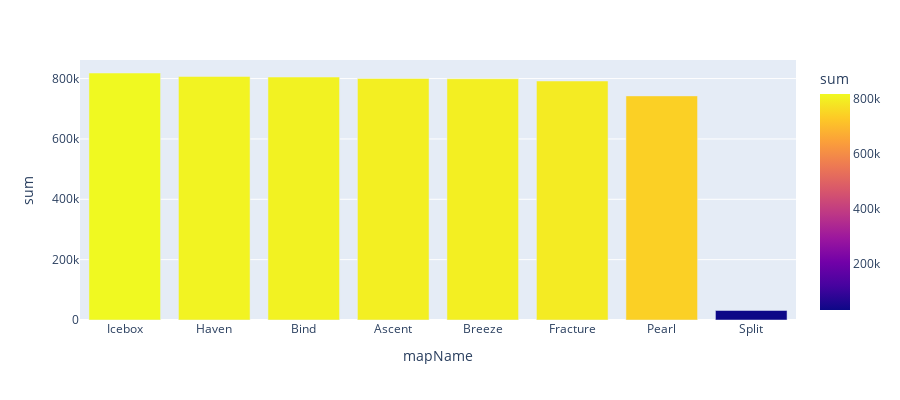

Notebook cell for this chart:
### Code cell
fig = px.bar(maps_kills, x='mapName', y='sum',
             hover_data=['sum', 'sum'], color='sum',
             labels={'pop':'population of Canada'}, height=400)
fig.show()

### Figure 1 — Plotly figure (JSON) as saved in the notebook; plotly's stock layout.template omitted (floating-point values rounded to 4 significant figures)
{"data": [{"alignmentgroup": "True", "hovertemplate": "mapName=%{x}<br>sum=%{marker.color}<extra></extra>", "legendgroup": "", "marker": {"color": [818497, 807034, 805162, 800336, 799460, 791967, 742685, 31502], "coloraxis": "coloraxis", "pattern": {"shape": ""}}, "name": "", "offsetgroup": "", "orientation": "v", "showlegend": false, "textposition": "auto", "type": "bar", "x": ["Icebox", "Haven", "Bind", "Ascent", "Breeze", "Fracture", "Pearl", "Split"], "xaxis": "x", "y": [818497, 807034, 805162, 800336, 799460, 791967, 742685, 31502], "yaxis": "y"}], "layout": {"barmode": "relative", "coloraxis": {"colorbar": {"title": {"text": "sum"}}, "colorscale": [[0, "#0d0887"], [0.1111, "#46039f"], [0.2222, "#7201a8"], [0.3333, "#9c179e"], [0.4444, "#bd3786"], [0.5556, "#d8576b"], [0.6667, "#ed7953"], [0.7778, "#fb9f3a"], [0.8889, "#fdca26"], [1, "#f0f921"]]}, "height": 400, "legend": {"tracegroupgap": 0}, "margin": {"t": 60}, "xaxis": {"anchor": "y", "domain": [0, 1], "title": {"text": "mapName"}}, "yaxis": {"anchor": "x", "domain": [0, 1], "title": {"text": "sum"}}}}
